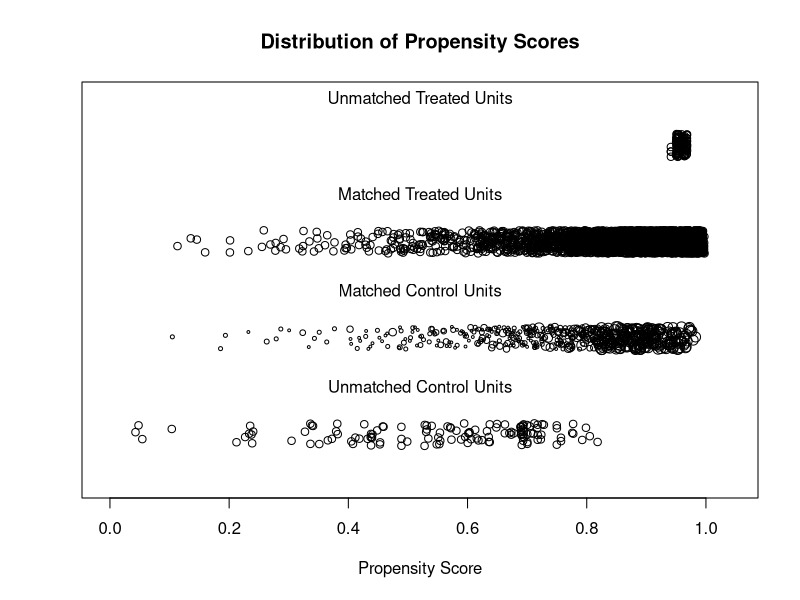
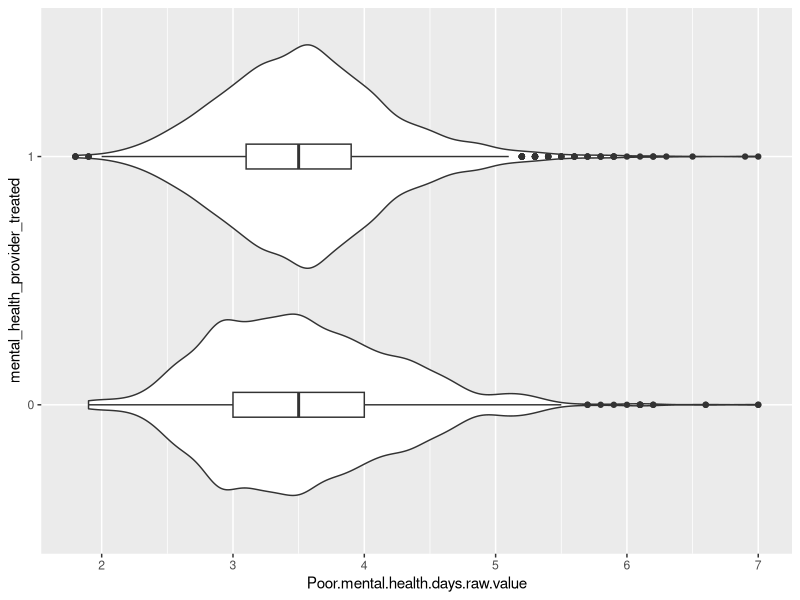
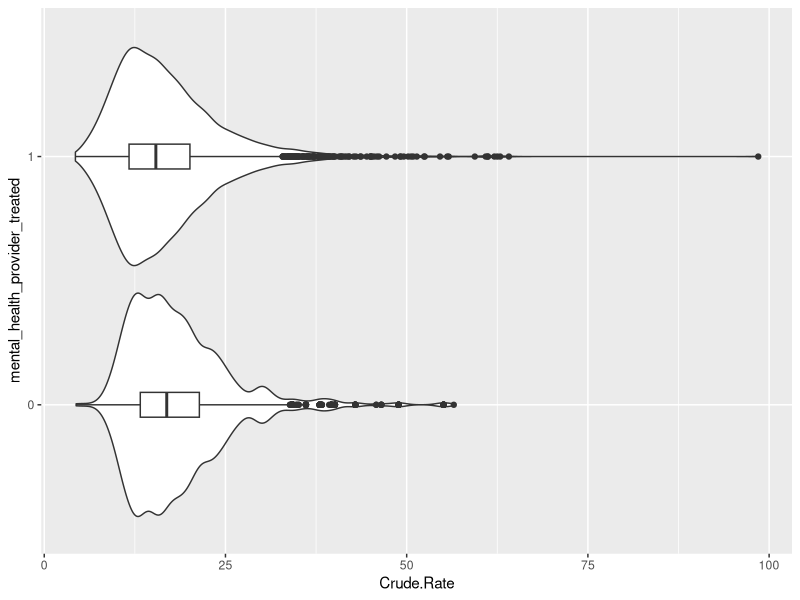

Recreate these plots in R, in order.
library("MatchIt")

# for plotting
library("ggplot2")

# for analysis
library("lmtest")
library("sandwich")

matching <- read.csv(file = 'df_matching.csv')

# nearest neighbor
m.out1 <- matchit(mental_health_provider_treated ~ High.school.graduation.raw.value + Median.household.income.raw.value + 
                   Some.college.raw.value + Unemployment.raw.value +
                   RUCC + Average.Temperature + Average.Precipitation,
                 data = matching, method = "nearest", distance = "glm", replace = TRUE,
                 reuse.max = 12, caliper = 0.325)
summary(m.out1)
plot(m.out1, type = "jitter", interactive = FALSE)

# See https://kosukeimai.github.io/MatchIt/articles/estimating-effects.html

# Poor mental health days
gm <- get_matches(m.out1)
table(table(gm$id[gm$mental_health_provider_treated == 0]))

fitgm <- lm(Poor.mental.health.days.raw.value ~ mental_health_provider_treated + High.school.graduation.raw.value + Median.household.income.raw.value + Some.college.raw.value + Unemployment.raw.value + RUCC + Average.Temperature + Average.Precipitation,
            data = gm,
            weights = weights)

coeftest(fitgm, vcov. = vcovCL, cluster = ~subclass + id)["mental_health_provider_treated",,drop = FALSE]
gm$mental_health_provider_treated <- as.factor(gm$mental_health_provider_treated)
ggplot(data = gm, mapping = aes(y = mental_health_provider_treated, x = Poor.mental.health.days.raw.value)) +
  geom_violin() +
  geom_boxplot(width=0.1)

# Suicide rate
gm2 <- get_matches(m.out1)
table(table(gm2$id[gm2$mental_health_provider_treated == 0]))

fitgm2 <- lm(Crude.Rate ~ mental_health_provider_treated + High.school.graduation.raw.value + Median.household.income.raw.value + Some.college.raw.value + Unemployment.raw.value + RUCC + Average.Temperature + Average.Precipitation,
             data = gm2, 
             weights = weights)

coeftest(fitgm2, vcov. = vcovCL, cluster = ~subclass + id)["mental_health_provider_treated",,drop = FALSE]
gm2$mental_health_provider_treated <- as.factor(gm2$mental_health_provider_treated)
ggplot(data = gm2, mapping = aes(y = mental_health_provider_treated, x = Crude.Rate)) +
  geom_violin() +
  geom_boxplot(width=0.1)
